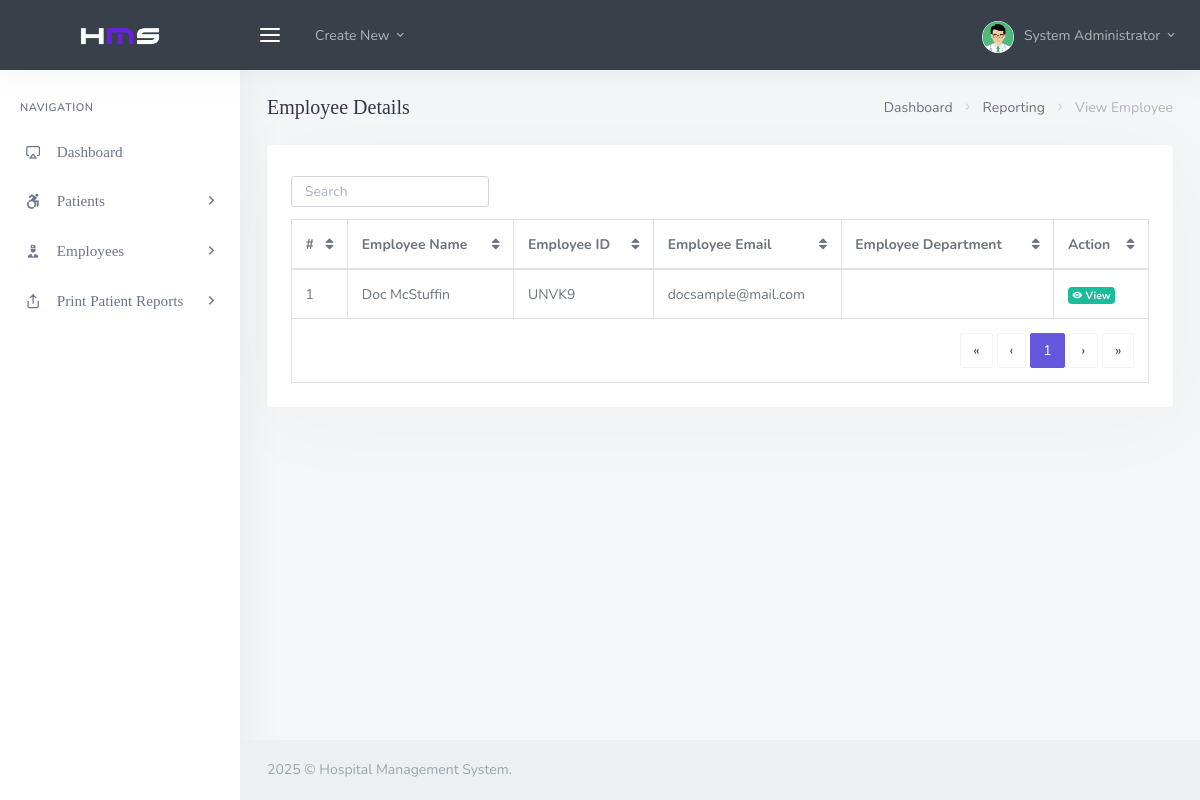
The app's page /backend/admin/his_admin_employee_records.php (signed in), older data.
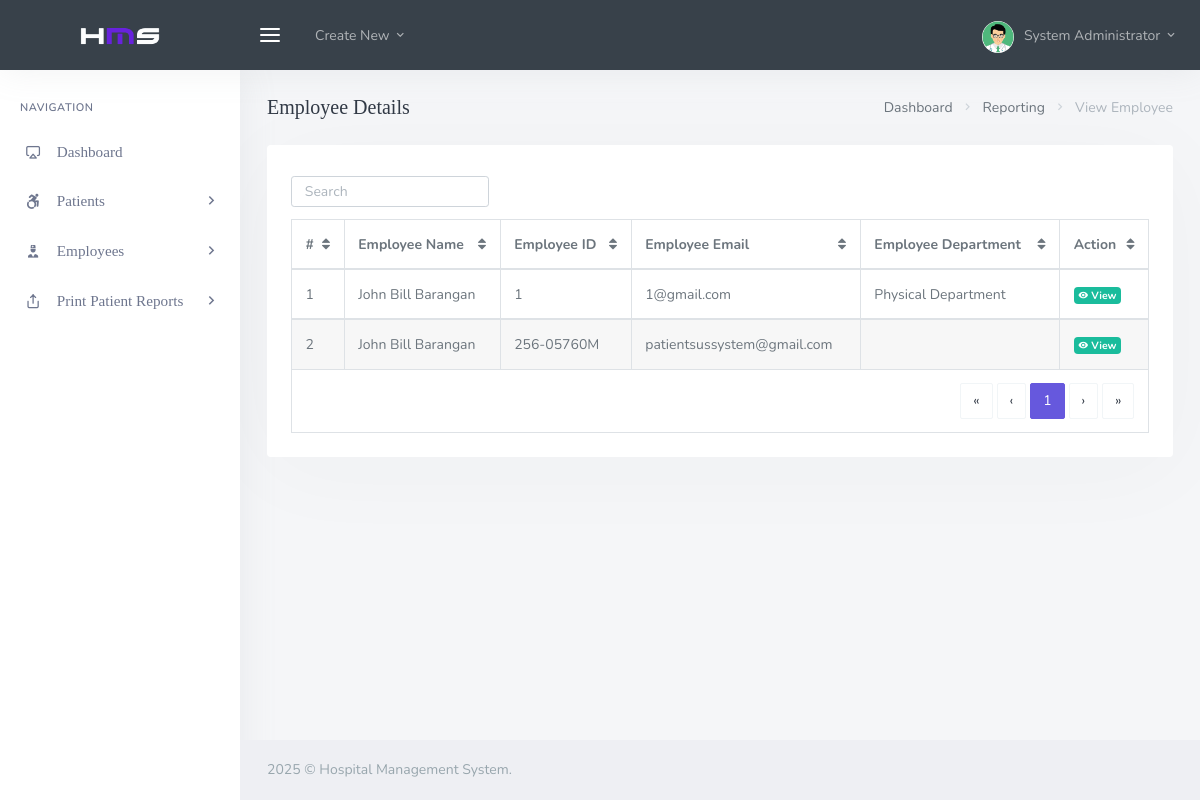
The same page, newer data.
### tables this page shows
CREATE TABLE `his_admin` (
  `ad_id` int(20) NOT NULL,
  `ad_fname` varchar(200) DEFAULT NULL,
  `ad_lname` varchar(200) DEFAULT NULL,
  `ad_email` varchar(200) DEFAULT NULL,
  `ad_pwd` varchar(200) DEFAULT NULL,
  `ad_dpic` varchar(200) DEFAULT NULL
);

CREATE TABLE `his_docs` (
  `doc_id` int(20) NOT NULL,
  `doc_fname` varchar(200) DEFAULT NULL,
  `doc_lname` varchar(200) DEFAULT NULL,
  `doc_email` varchar(200) DEFAULT NULL,
  `doc_pwd` varchar(200) DEFAULT NULL,
  `doc_dept` varchar(200) DEFAULT NULL,
  `doc_number` varchar(200) DEFAULT NULL,
  `doc_dpic` varchar(200) DEFAULT NULL
);

### backend/admin/his_admin_employee_records.php (the view, shortened to what this page needs)
<?php
  include('assets/inc/config.php');
?>
<!DOCTYPE html>
<html lang="en">
<?php include('assets/inc/head.php');?>
    <body>
        <div id="wrapper">
                <?php include('assets/inc/nav.php');?>
                <?php include("assets/inc/sidebar.php");?>
            <div class="content-page">
                <div class="content">
                    <div class="container-fluid">
                        <div class="row">
                            <div class="col-12">
                                <div class="page-title-box">
                                    <div class="page-title-right">
                                        <ol class="breadcrumb m-0">
                                            <li class="breadcrumb-item"><a href="javascript: void(0);">Dashboard</a></li>
                                            <li class="breadcrumb-item"><a href="javascript: void(0);">Reporting</a></li>
                                            <li class="breadcrumb-item active">View Employee</li>
                                        </ol>
                                    </div>
                                    <h4 class="page-title">Employee Details</h4>
                                </div>
                            </div>
                        </div>
                        <div class="row">
                            <div class="col-12">
                                <div class="card-box">
                                    <div class="mb-2">
                                        <div class="row">
                                            <div class="col-12 text-sm-center form-inline" >
                                                <div class="form-group">
                                                    <input id="demo-foo-search" type="text" placeholder="Search" class="form-control form-control-sm" autocomplete="on">
                                                </div>
                                            </div>
                                        </div>
                                    </div>
                                    <div class="table-responsive">
                                        <table id="demo-foo-filtering" class="table table-bordered toggle-circle mb-0" data-page-size="7">
                                            <thead>
                                            <tr>
                                                <th>#</th>
                                                <th data-toggle="true">Employee Name</th>
                                                <th data-hide="phone">Employee ID</th>
                                                <th data-hide="phone">Employee Email</th>
                                                <th data-hide="phone">Employee Department</th>
                                                <th data-hide="phone">Action</th>
                                            </tr>
                                            </thead>
                                            <?php
                                                $ret="SELECT * FROM  his_docs ORDER BY RAND() ";
                                                $stmt= $mysqli->prepare($ret) ;
                                                $stmt->execute() ;
                                                $res=$stmt->get_result();
                                                $cnt=1;
                                                while($row=$res->fetch_object())
                                                {
                                            ?>
                                                <tbody>
                                                <tr>
                                                    <td><?php echo $cnt;?></td>
                                                    <td><?php echo $row->doc_fname;?> <?php echo $row->doc_lname;?></td>
                                                    <td><?php echo $row->doc_number;?></td>
                                                    <td><?php echo $row->doc_email;?></td>
                                                    <td><?php echo $row->doc_dept;?></td>
                                                    <td><a href="his_admin_view_single_employee.php?doc_id=<?php echo $row->doc_id;?>&&doc_number=<?php echo $row->doc_number;?>" class="badge badge-success"><i class="mdi mdi-eye"></i> View</a></td>
                                                </tr>
                                                </tbody>
                                            <?php  $cnt = $cnt +1 ; }?>
                                            <tfoot>
                                            <tr class="active">
                                                <td colspan="8">
                                                    <div class="text-right">
                                                        <ul class="pagination pagination-rounded justify-content-end footable-pagination m-t-10 mb-0"></ul>
                                                    </div>
                                                </td>
                                            </tr>
                                            </tfoot>
                                        </table>
                                    </div>
                                </div>
                            </div>
                        </div>
                    </div>
                </div>
                 <?php include('assets/inc/footer.php');?>
            </div>
        </div>
    </body>
</html>

### backend/admin/assets/inc/nav.php (shortened to what this page needs)
<?php
    $aid=$_SESSION['ad_id'];
    $ret="select * from his_admin where ad_id=?";
    $stmt= $mysqli->prepare($ret) ;
    $stmt->bind_param('i',$aid);
    $stmt->execute() ;
    $res=$stmt->get_result();
    while($row=$res->fetch_object())
    {
?>
    <div class="navbar-custom">
        <ul class="list-unstyled topnav-menu float-right mb-0">
            <li class="dropdown notification-list">
                <a class="nav-link dropdown-toggle nav-user mr-0 waves-effect waves-light" data-toggle="dropdown" href="#" role="button" aria-haspopup="false" aria-expanded="false">
                    <img src="assets/images/users/<?php echo $row->ad_dpic;?>" alt="dpic" class="rounded-circle">
                    <span class="pro-user-name ml-1">
                        <?php echo $row->ad_fname;?> <?php echo $row->ad_lname;?> <i class="mdi mdi-chevron-down"></i>
                    </span>
                </a>
            </li>
        </ul>
        <div class="logo-box">
            <a href="his_admin_dashboard.php" class="logo text-center">
                <span class="logo-lg">
                    <img src="assets/images/logo-light.png" alt="" height="18">
                </span>
            </a>
        </div>
        <ul class="list-unstyled topnav-menu topnav-menu-left m-0">
            <li>
                <button class="button-menu-mobile waves-effect waves-light">
                    <i class="fe-menu"></i>
                </button>
            </li>
            <li class="dropdown d-none d-lg-block">
                <a class="nav-link dropdown-toggle waves-effect waves-light" data-toggle="dropdown" href="#" role="button" aria-haspopup="false" aria-expanded="false">
                    Create New
                    <i class="mdi mdi-chevron-down"></i>
                </a>
            </li>
        </ul>
    </div>
<?php }?>

### backend/admin/assets/inc/sidebar.php (shortened to what this page needs)
<div class="left-side-menu">
                <div class="slimscroll-menu">
                    <div id="sidebar-menu">
                        <ul class="metismenu" id="side-menu">
                            <li class="menu-title">Navigation</li>
                            <li>
                                <a href="his_admin_dashboard.php">
                                    <i class="fe-airplay"></i>
                                    <span> Dashboard </span>
                                </a>
                            </li>
                            <li>
                                <a href="javascript: void(0);">
                                    <i class="fab fa-accessible-icon "></i>
                                    <span> Patients </span>
                                    <span class="menu-arrow"></span>
                                </a>
                            </li>
                            <li>
                                <a href="javascript: void(0);">
                                    <i class="mdi mdi-doctor"></i>
                                    <span> Employees </span>
                                    <span class="menu-arrow"></span>
                                </a>
                            </li>
                            <li>
                                <a href="javascript: void(0);">
                                    <i class="fe-share"></i>
                                    <span> Print Patient Reports</span>
                                    <span class="menu-arrow"></span>
                                </a>
                            </li>
                    </div>
                </div>
            </div>

### backend/admin/assets/inc/footer.php
<footer class="footer">
    <div class="container-fluid">
        <div class="row">
            <div class="col-md-12">
                <?php echo date('Y'); ?> &copy; Hospital Management System. </a>
            </div>
        </div>
    </div>
</footer>

Row changes from the older to the newer data that the page shows:
removed his_docs: doc_fname "Doc", doc_lname "McStuffin", doc_number "UNVK9", doc_email "docsample@mail.com"
added his_docs: doc_fname "John Bill", doc_lname "Barangan", doc_number "1", doc_email "1@gmail.com", doc_dept "Physical Department"
added his_docs: doc_fname "John Bill", doc_lname "Barangan", doc_number "256-05760M", doc_email "patientsussystem@gmail.com"
